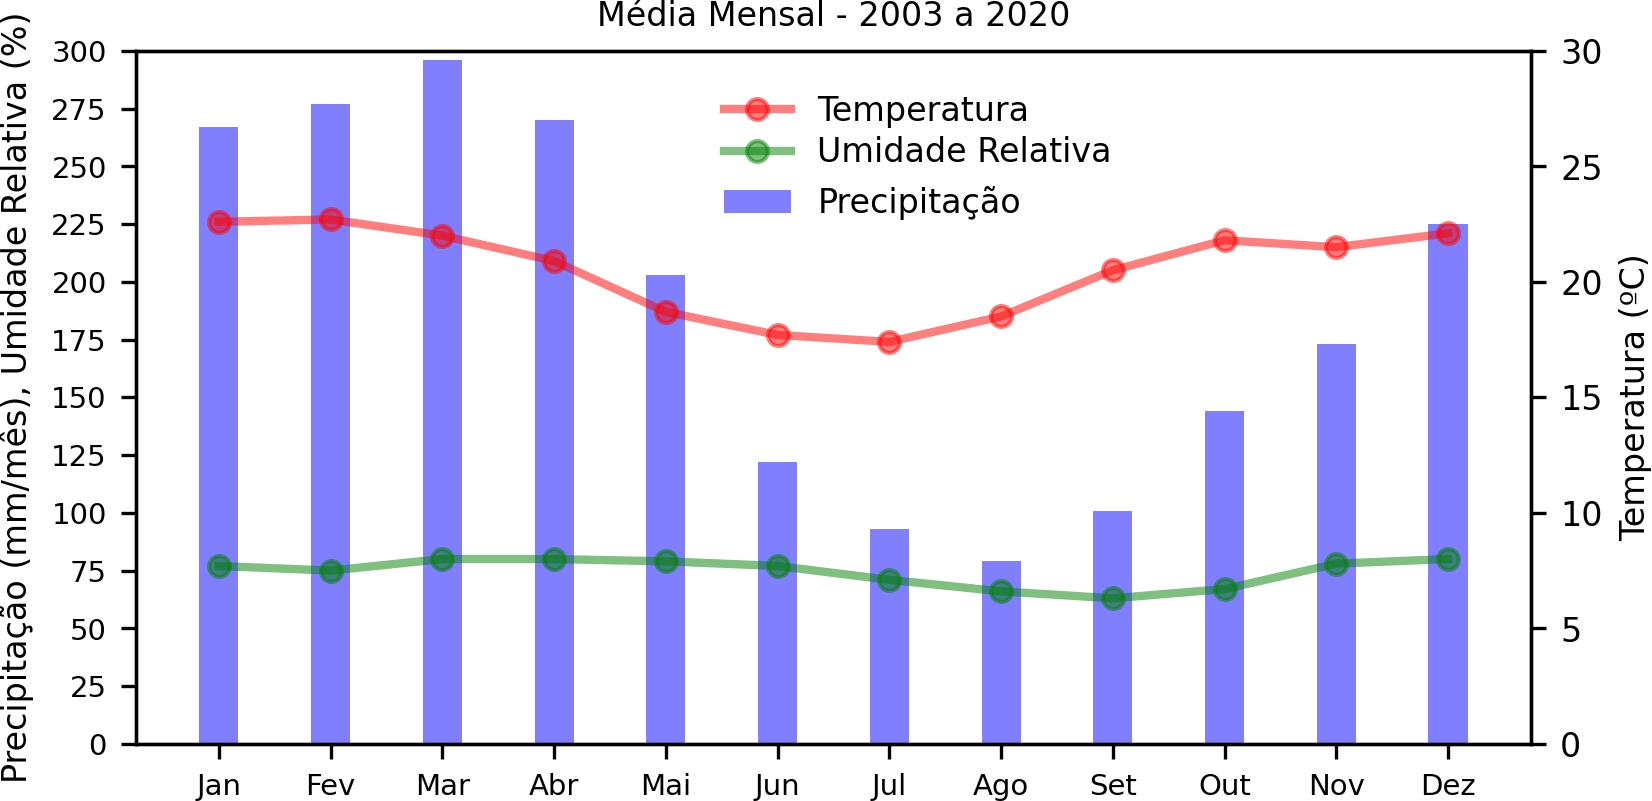

Here is the Python script that generated this plot:
import pandas as pd
import numpy as np
import matplotlib.pyplot as plt

# Abertura do arquivo utilizando o separador espaço e adiciona o título como primeira linha.
df1 = pd.read_csv('../../dados/texto/ERA5.Climatologia.txt', sep='\t', names=['Mês','UR', 'TEMP', 'VEL', 'DIR'])
df2 = pd.read_csv('../../dados/texto/precipitacao.txt', sep='\t', names=['Mês', 'Clima', '2019', '2020'])

meses = df1['Mês']  # Nome dos rótulos que vão aparecer no eixo x.
ur = df1['UR']
temp = df1['TEMP']
prec = df2['Clima']

fig, ax = plt.subplots(figsize=(6,3))  # Largura e altura da figura.

# Plot do gráfico de barra.
ax.bar(meses, prec, 0.35, color="blue", alpha=0.5, label='Precipitação')

# Plota do eixo esquerdo gráfico de linha (Umidade Relativa).
ax.plot(meses, ur, color="green", marker='o', linestyle='solid', linewidth=2, markersize=5, alpha=0.5, label='Umidade Relativa')

ax2 = ax.twinx()

# Plota do eixo direito do gráfico de linha (Umidade Temperatura).
ax2.plot(meses, temp, color="red", marker='o', linestyle='solid', linewidth=2, markersize=5,alpha=0.5, label='Temperatura')

# Título da figura.
plt.title('Média Mensal - 2003 a 2020', fontsize=8)

#  Formatação do eixo x.
plt.xticks(meses, fontsize=8)  # Rótulos do eixo x e o tamanho da fonte.
plt.xlabel('Mês', fontsize=8)  # Tamanho do título do eixo x.

# Formatação do eixo y esquerdo.
ax.set_ylabel('Precipitação (mm/mês), Umidade Relativa (%)', fontsize=8)  # Tamanho do título do eixo y.
ax.set_ylim(0, 300)  # Define o mínimo e máximo valor do eixo y.
ax.set_yticks(np.arange(0, 310, step=25))  # Define o mínimo e máximo valor do eixo y.
ax.tick_params(labelsize=7)  # Tamanho dos seus rótulos do eixo y esquerdo.

# Formatação do eixo y direito.
ax2.set_ylabel('Temperatura (ºC)', fontsize=8)  # Tamanho do título do eixo y.
ax2.set_ylim(0, 30)  # Define o mínimo e máximo valor do eixo y.
ax2.set_yticks(np.arange(0, 35, step=5))  # Define o mínimo e máximo valor do eixo y, tamanho dos seus rótulos.
ax2.tick_params(labelsize=8)  # Tamanho dos seus rótulos do eixo y direito.

# Gera a legenda sem borda, define localização e o seu tamanho.
ax.legend(frameon =False, loc='upper left', fontsize=8, bbox_to_anchor=(0.4, 0.92))
ax2.legend(frameon =False, loc='upper left', fontsize=8, bbox_to_anchor=(0.4, 0.98))

# Salva a figura no formato ".jpg" com dpi=300 e remove espaços excedentes.
plt.savefig('ex15.jpg', transparent=True, dpi=300, bbox_inches='tight', pad_inches=0)